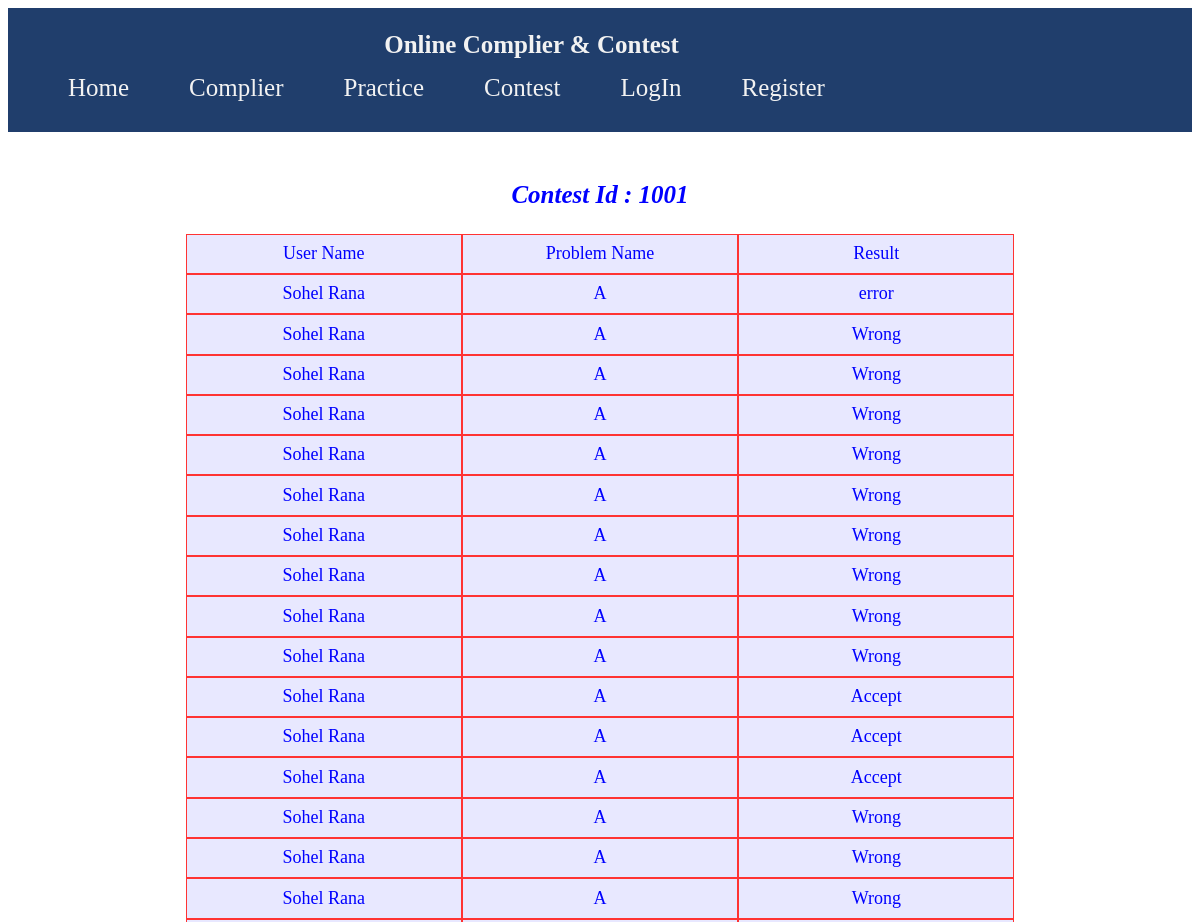
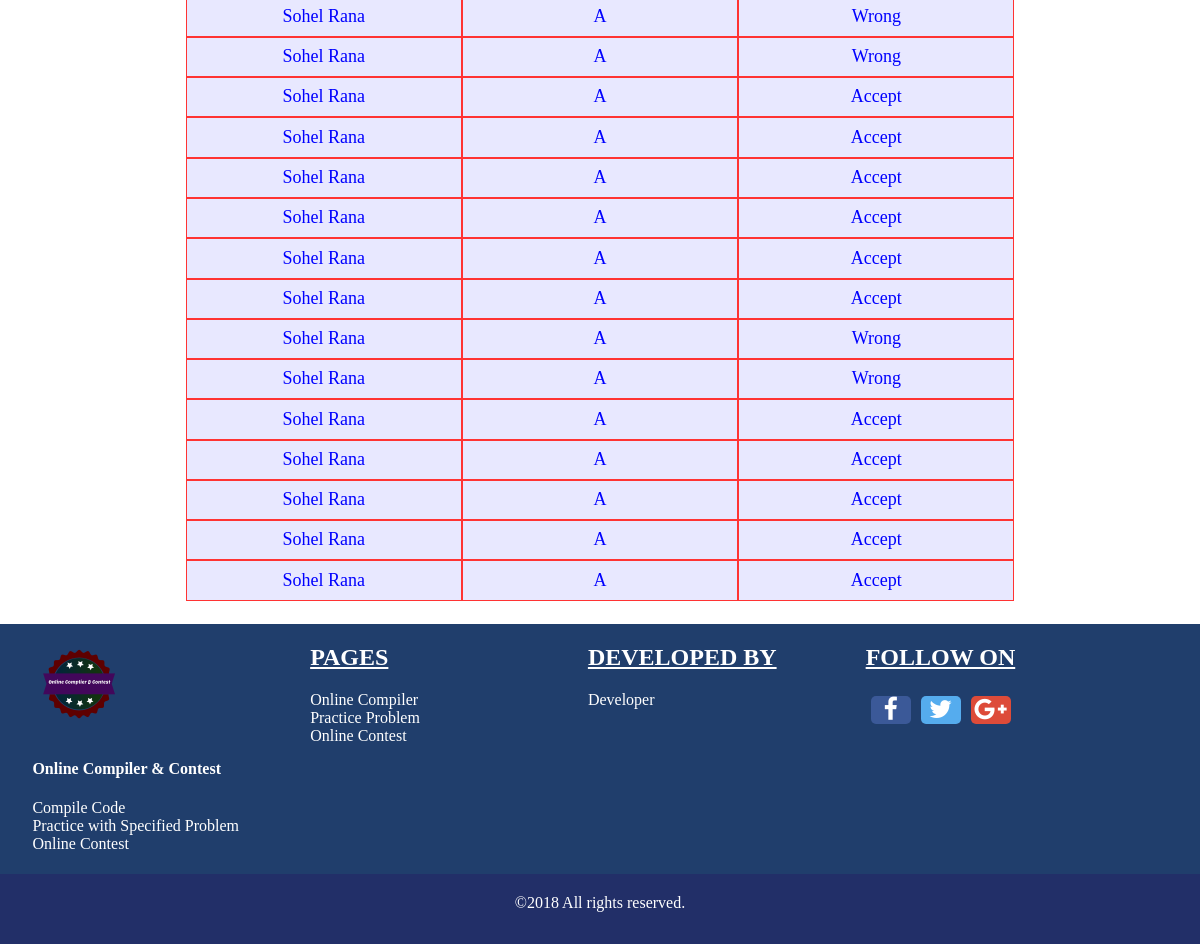
Screenshot of /view_contest_result.php?contest_id=1001 with the database file from the repository (2 pictures, top to bottom).
### tables this page shows
CREATE TABLE `contest_program_submission_result` (
  `id` int(11) NOT NULL,
  `user_name` varchar(250) NOT NULL,
  `contest_id` varchar(10) NOT NULL,
  `problem_name` varchar(10) NOT NULL,
  `output` varchar(1000) NOT NULL
);

### view_contest_result.php (the view, shortened to what this page needs)
<!DOCTYPE html>
<html>
    <head>
        <link href="css/view_contest_result.css" rel="stylesheet" type="text/css"/>
    </head>
    <body>
        <?php
        include 'head.php';
        $contest_id = $_GET['contest_id'];
        ?>
    <div class="contest_submission_result">
        <div class="table" align="center">
              <div class="contest_name" style=" color: blue; text-align: center;">
            <b><i><p style="text-align: center;"><?php echo 'Contest Id : '.$contest_id; ?></i></b></p>
    </div>
            <div class="row">
                <div class="col">User Name</div>
                <div class="col">Problem Name</div>
                <div class="col">Result</div>
            </div>
            <?php
            include 'config.php';
            $contest_id = $_GET['contest_id'];
            $sql = "select * from contest_program_submission_result where contest_id = '$contest_id'";
            $result = $connection->query($sql);
            while ($data = mysqli_fetch_assoc($result)) {
                ?>
                <div class="row">
                    <div class="col"><?php echo $data['user_name']; ?></div>
                    <div class="col"><?php echo $data['problem_name']; ?></div>
                    <div class="col"><?php echo $data['output']; ?></div>
                </div>
            <?php }
            ?>
        </div>
    </div>
<?php include 'foot.php'; ?>
</body>
</html>

### head.php (shortened to what this page needs)
<!DOCTYPE html>
<html>
    <head>
        <link href = "css/head.css" rel = "stylesheet" type = "text/css"/>
    </head>
    <body>
        <div class="whole_header" id="headerid">
            <div><b>Online Complier & Contest</b></div>
            <?php
            if(isset($_SESSION["Login"])){
                echo '<a href="index.php">Home</a>';
                echo '<a href="compiler/online_compiler.php">Complier</a>';
                echo ' <a href="practice.php">Practice</a>';
                echo ' <a href="contest.php">Contest</a>';
                echo ' <a href="logOut.php">LogOut</a>';
                echo ' <a href="registration.php">Register</a>';
                echo ' <a href="javascript:void(0);" style="font-size:15px;" class="icon" onclick="myFunction()">&#9776;</a>';
            }
            else {
                echo '<a href="index.php">Home</a>';
                echo '<a href="compiler/online_compiler.php">Complier</a>';
                echo ' <a href="practice.php">Practice</a>';
                echo ' <a href="contest.php">Contest</a>';
                echo ' <a href="logIn.php">LogIn</a>';
                echo ' <a href="registration.php">Register</a>';
            }
            ?>
        </div>
    </body>
</html>

### foot.php (shortened to what this page needs)
<!DOCTYPE html>
<html>
    <head>
        <link href = "css/footer.css" rel = "stylesheet" type = "text/css" />
        <link rel = "stylesheet" href = "https://maxcdn.bootstrapcdn.com/font-awesome/4.7.0/css/font-awesome.min.css" />
    </head>
    <body>
            <div class = "footer">
                <div class = "icon_footer">
                    <img src = "upload/logo.png" alt = "logo" style="margin-top: 10px;"/>
                    <h4 style="color: white;">Online Compiler & Contest</h4>
                    <p style="color: white;  font-size: 16px;">Compile Code <br> Practice with Specified Problem <br> Online Contest</p>
                </div>
                <div class = "page_footer">
                    <h2 style="color: white; text-decoration: underline; margin-bottom: 20px;">PAGES</h2>
                    <a  href="compiler/online_compiler.php" style="text-decoration: none; color: white; font-size: 16px;">Online Compiler</a><br>
                    <a  href="practice.php" style="text-decoration: none; color: white; font-size: 16px;">Practice Problem</a><br>
                    <a  href="contest.php" style="text-decoration: none; color: white; font-size: 16px;">Online Contest</a>
                </div>
                <div class = "developer_footer">
                    <h2 style="color: white; text-decoration: underline; margin-bottom: 20px;">DEVELOPED BY</h2>
                    <a  href="https://www.facebook.com/profile.php?id=100007841569341" style="text-decoration: none; color: white; font-size: 16px;">Developer</a>
                </div>
                <div class = "social_link_footer">
                    <h2 style="color: white; text-decoration: underline; margin-bottom: 20px;">FOLLOW ON</h2>
                    <a class="footer_icon_animation" href="https://www.facebook.com/profile.php?id=100007841569341"> <div class="footer_icon" style=" text-align: center; float: left; margin: 5px; font-size: 25px; width: 40px; display: block; background: #3b5998; color: white; border-radius: 5px 5px 5px 5px;"><i class="fa fa-facebook" aria-hidden="true"></i></div></a>
                    <a class="footer_icon_animation" href="#"> <div class="footer_icon" style="text-align: center; float: left; margin: 5px; font-size: 25px; width: 40px; display: block; background: #55acee; color: white; border-radius: 5px 5px 5px 5px;"><i class="fa fa-twitter" aria-hidden="true"></i></div></a>
                    <a class="footer_icon_animation" href="#"> <div class="footer_icon" style="text-align: center; float: left; margin: 5px; font-size: 25px; width: 40px; display: block; background: #dd4b39; color: white; border-radius: 5px 5px 5px 5px;"><i class="fa fa-google-plus" aria-hidden="true"></i></div></a>
                </div>
            </div>
        <div class="copyright" style=" padding-top: 20px; width: 102%;margin-left: -1%; height: 50px; color: white; background: #222F68; text-align: center;">&copy;2018 All rights reserved. </div>
    </body>
</html>

### css/view_contest_result.css (style rules this page uses)
.contest_name { display: table-caption; text-align: center; font-weight: bold; font-size: 25px; color: #266DB1; height: 10%; }
.table { display:table; background-color: #E8E8FF; width: 70%; margin-top: 2%; margin-left: 15%; }
.row { display:table-row; }
.col { display: table-cell; width:20%; border: 1px solid #ff3333; padding-top: 1%; text-align: center; font-size: 18px; color: blue; height: 30px; }

### css/head.css (style rules this page uses)
.whole_header { overflow: hidden; background-color: #203E6C; padding-left: 30px; }
.whole_header div { // text-align: center; margin-left: 30%; font-family:bold; color: #f2f2f2; font-size:25px; padding-top : 2%; }
.whole_header a { float: left; display: block; color: #f2f2f2; text-align: center; font-family:bold; padding: 15px 30px 30px; text-decoration: none; font-size: 25px; }

### css/footer.css (style rules this page uses)
.footer { margin-top:2%; margin-left: 0%; width:102%; height:250px; background-color: #203E6C; margin-left: -1%; }
.icon_footer { padding-left: 3%; background-color: #203E6C; float : left; width : 20%; }
.icon_footer img { background-color: #203E6C; width:100px; height:100px; }
.page_footer { padding-left: 3%; background-color: #203E6C; float : left; width : 20%; }
.developer_footer { padding-left: 3%; background-color: #203E6C; float : left; width : 20%; }
.social_link_footer { padding-left: 3%; background: #203E6C; float:left; width : 20%; }

### rows the page displays
contest_program_submission_result: user_name "Sohel Rana", problem_name "A", output "error"
contest_program_submission_result: user_name "Sohel Rana", problem_name "A", output "Wrong"
contest_program_submission_result: user_name "Sohel Rana", problem_name "A", output "Wrong"
contest_program_submission_result: user_name "Sohel Rana", problem_name "A", output "Wrong"
contest_program_submission_result: user_name "Sohel Rana", problem_name "A", output "Wrong"
contest_program_submission_result: user_name "Sohel Rana", problem_name "A", output "Wrong"
contest_program_submission_result: user_name "Sohel Rana", problem_name "A", output "Wrong"
contest_program_submission_result: user_name "Sohel Rana", problem_name "A", output "Wrong"
contest_program_submission_result: user_name "Sohel Rana", problem_name "A", output "Wrong"
contest_program_submission_result: user_name "Sohel Rana", problem_name "A", output "Wrong"
contest_program_submission_result: user_name "Sohel Rana", problem_name "A", output "Accept"
contest_program_submission_result: user_name "Sohel Rana", problem_name "A", output "Accept"
contest_program_submission_result: user_name "Sohel Rana", problem_name "A", output "Accept"
contest_program_submission_result: user_name "Sohel Rana", problem_name "A", output "Wrong"
contest_program_submission_result: user_name "Sohel Rana", problem_name "A", output "Wrong"
contest_program_submission_result: user_name "Sohel Rana", problem_name "A", output "Wrong"
contest_program_submission_result: user_name "Sohel Rana", problem_name "A", output "Wrong"
contest_program_submission_result: user_name "Sohel Rana", problem_name "A", output "Wrong"
contest_program_submission_result: user_name "Sohel Rana", problem_name "A", output "Accept"
contest_program_submission_result: user_name "Sohel Rana", problem_name "A", output "Accept"
contest_program_submission_result: user_name "Sohel Rana", problem_name "A", output "Accept"
contest_program_submission_result: user_name "Sohel Rana", problem_name "A", output "Accept"
contest_program_submission_result: user_name "Sohel Rana", problem_name "A", output "Accept"
contest_program_submission_result: user_name "Sohel Rana", problem_name "A", output "Accept"
contest_program_submission_result: user_name "Sohel Rana", problem_name "A", output "Wrong"
contest_program_submission_result: user_name "Sohel Rana", problem_name "A", output "Wrong"
contest_program_submission_result: user_name "Sohel Rana", problem_name "A", output "Accept"
contest_program_submission_result: user_name "Sohel Rana", problem_name "A", output "Accept"
contest_program_submission_result: user_name "Sohel Rana", problem_name "A", output "Accept"
contest_program_submission_result: user_name "Sohel Rana", problem_name "A", output "Accept"
contest_program_submission_result: user_name "Sohel Rana", problem_name "A", output "Accept"

### other values shown
$contest_id "1001"
